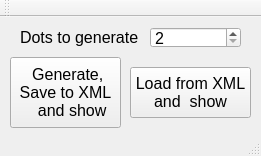
<?xml version="1.0" encoding="UTF-8"?>
<ui version="4.0">
 <class>MainWindow</class>
 <widget class="QMainWindow" name="MainWindow">
  <property name="geometry">
   <rect>
    <x>0</x>
    <y>0</y>
    <width>261</width>
    <height>156</height>
   </rect>
  </property>
  <property name="windowTitle">
   <string>MAPC_TestProg</string>
  </property>
  <widget class="QWidget" name="centralWidget">
   <widget class="QLabel" name="lblDotsNumber">
    <property name="geometry">
     <rect>
      <x>20</x>
      <y>10</y>
      <width>131</width>
      <height>21</height>
     </rect>
    </property>
    <property name="text">
     <string>&lt;html&gt;&lt;head/&gt;&lt;body&gt;&lt;p&gt;&lt;span style=&quot; font-size:12pt;&quot;&gt;Dots to generate&lt;/span&gt;&lt;/p&gt;&lt;/body&gt;&lt;/html&gt;</string>
    </property>
   </widget>
   <widget class="QSpinBox" name="sbDotsNumber">
    <property name="geometry">
     <rect>
      <x>150</x>
      <y>10</y>
      <width>91</width>
      <height>21</height>
     </rect>
    </property>
    <property name="font">
     <font>
      <pointsize>12</pointsize>
     </font>
    </property>
    <property name="minimum">
     <number>2</number>
    </property>
    <property name="maximum">
     <number>100</number>
    </property>
   </widget>
   <widget class="QPushButton" name="btnLoadXML">
    <property name="geometry">
     <rect>
      <x>130</x>
      <y>50</y>
      <width>121</width>
      <height>51</height>
     </rect>
    </property>
    <property name="font">
     <font>
      <pointsize>12</pointsize>
     </font>
    </property>
    <property name="text">
     <string>Load from XML
and  show</string>
    </property>
   </widget>
   <widget class="QPushButton" name="btnSaveXML">
    <property name="geometry">
     <rect>
      <x>10</x>
      <y>40</y>
      <width>111</width>
      <height>71</height>
     </rect>
    </property>
    <property name="font">
     <font>
      <pointsize>12</pointsize>
     </font>
    </property>
    <property name="text">
     <string> Generate,
Save to XML
   and show</string>
    </property>
   </widget>
  </widget>
  <widget class="QToolBar" name="mainToolBar">
   <attribute name="toolBarArea">
    <enum>TopToolBarArea</enum>
   </attribute>
   <attribute name="toolBarBreak">
    <bool>false</bool>
   </attribute>
  </widget>
  <widget class="QStatusBar" name="statusBar"/>
 </widget>
 <layoutdefault spacing="6" margin="11"/>
 <resources/>
 <connections/>
</ui>
